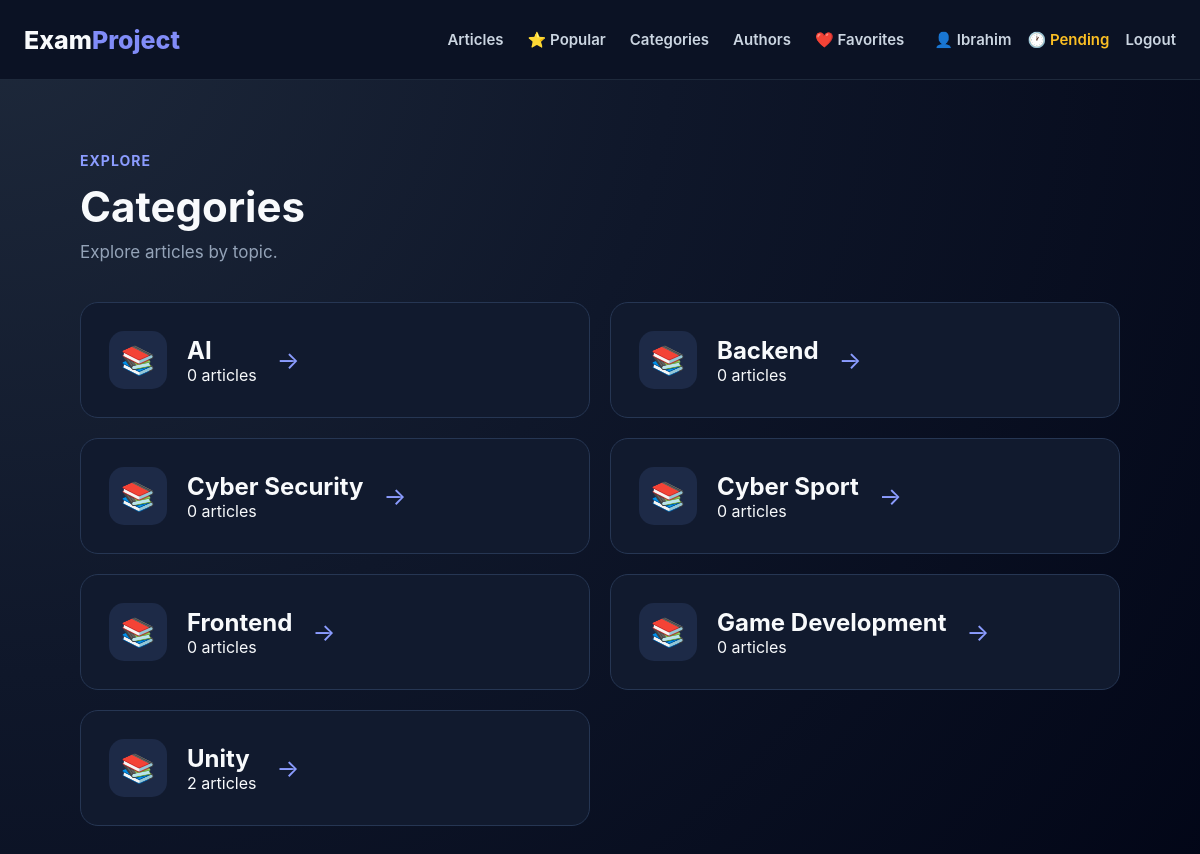
/articles/categories/ (signed in), run on the app's committed database.
### articles/models.py (models this page shows, shortened)
class Category(models.Model):
    name = models.CharField(
        max_length=100,
        unique=True
    )

### articles/views.py (the view)
def category_list(request):
    categories = Category.objects.all().order_by("name")
    return render(request, "article/category_list.html", {
        "categories": categories
    })

### templates/article/category_list.html (shortened to what this page needs)
{% extends "base.html" %}
{% block content %}
<div class="categories-container">
    <div class="categories-header">
        <span class="categories-label">
            EXPLORE
        </span>
        <h1>Categories</h1>
        <p>
            Explore articles by topic.
        </p>
    </div>
    <div class="categories-grid">
        {% for category in categories %}
            <a
                href="{% url 'category_articles' category.id %}"
                class="category-card"
            >
                <div class="category-icon">
                    📚
                </div>
                <div>
                    <h2>{{ category.name }}</h2>
                    <p>
                        {{ category.articles.count }}
                        article{{ category.articles.count|pluralize }}
                    </p>
                </div>
                <span class="category-arrow">
                    →
                </span>
            </a>
        {% endfor %}
    </div>
</div>
{% endblock %}

### templates/base.html (shortened to what this page needs)
{% load static %}
<!DOCTYPE html>
<html lang="en">
<head>
    <link rel="stylesheet"
          href="{% static 'css/style.css' %}">
</head>
<body>
<header class="navbar">
    <div class="navbar-container">
        <a href="{% url 'home' %}"
           class="navbar-logo">
            Exam<span>Project</span>
        </a>
        <nav class="navbar-links">
            <a href="{% url 'article_list' %}">
                Articles
            </a>
            <a href="{% url 'popular_articles' %}">
                ⭐ Popular
            </a>
            <a href="{% url 'category_list' %}">
                Categories
            </a>
            <a href="{% url 'author_list' %}">
                Authors
            </a>
            {% if user.is_authenticated %}
                <a href="{% url 'favorite_articles' %}">
                    ❤️ Favorites
                </a>
            {% endif %}
        </nav>
        <div class="navbar-account">
            {% if user.is_authenticated %}
                <a href="{% url 'profile' %}" class="navbar-user">
    👤 {{ user.username }}
</a>
                {% if user.is_staff or user.is_superuser %}
                    <a href="{% url 'pending_articles' %}"
                       class="navbar-pending">
                        🕐 Pending
                    </a>
                {% endif %}
                <a href="{% url 'logout' %}">
                    Logout
                </a>
            {% endif %}
        </div>
    </div>
</header>
<main>
    {% block content %}
    {% endblock %}
</main>
</body>
</html>

### static/css/style.css (style rules this page uses)
* { margin: 0; padding: 0; box-sizing: border-box; }
body { font-family: Inter, -apple-system, BlinkMacSystemFont, "Segoe UI", sans-serif; background: radial-gradient( circle at top left, #1e293b, #0f172a 45%, #020617 ); color: #f8fafc; min-height: 100vh; }
.navbar { width: 100%; height: 80px; background: #0b1224; border-bottom: 1px solid #1e293b; display: flex; align-items: center; }
.navbar-container { width: 100%; max-width: 1200px; margin: 0 auto; padding: 0 24px; display: flex; align-items: center; justify-content: space-between; gap: 30px; }
.navbar-logo { flex-shrink: 0; color: #f8fafc; font-size: 25px; font-weight: 800; text-decoration: none; }
.navbar-logo span { color: #818cf8; }
.navbar-links { display: flex; align-items: center; gap: 24px; margin-left: auto; }
.navbar-links a { color: #cbd5e1; text-decoration: none; font-size: 15px; font-weight: 600; white-space: nowrap; transition: color 0.2s ease; }
.navbar-account { display: flex; align-items: center; gap: 16px; white-space: nowrap; }
.navbar-account a { color: #cbd5e1; text-decoration: none; font-size: 15px; font-weight: 600; }
.navbar-user { color: #e2e8f0; font-size: 15px; font-weight: 600; }
.navbar-pending { color: #fbbf24 !important; }
.categories-container { max-width: 1100px; margin: 0 auto; padding: 70px 30px; }
.categories-header { margin-bottom: 40px; }
.categories-label { display: inline-block; margin-bottom: 12px; color: #8b9cff; font-size: 14px; font-weight: 700; letter-spacing: 1px; }
.categories-header h1 { margin: 0; font-size: 42px; color: #f8fafc; }
.categories-header p { margin-top: 10px; color: #94a3b8; font-size: 17px; }
.categories-grid { display: grid; grid-template-columns: repeat(2, 1fr); gap: 20px; }
.category-card { display: flex; align-items: center; gap: 20px; padding: 28px; background: #111a2e; border: 1px solid #263653; border-radius: 18px; text-decoration: none; color: inherit; transition: transform 0.2s ease, border-color 0.2s ease, background 0.2s ease; }
.category-icon { width: 58px; height: 58px; display: flex; align-items: center; justify-content: center; background: #1d2a47; border-radius: 15px; font-size: 28px; flex-shrink: 0; }
.category-arrow { color: #8b9cff; font-size: 24px; transition: transform 0.2s ease; }

### data on the page
Category: name "AI", articles.count "0"
Category: name "Backend", articles.count "0"
Category: name "Cyber Security", articles.count "0"
Category: name "Cyber Sport", articles.count "0"
Category: name "Frontend", articles.count "0"
Category: name "Game Development", articles.count "0"
Category: name "Unity", articles.count "2"

### other printed values
{{ user.username }} "Ibrahim"
